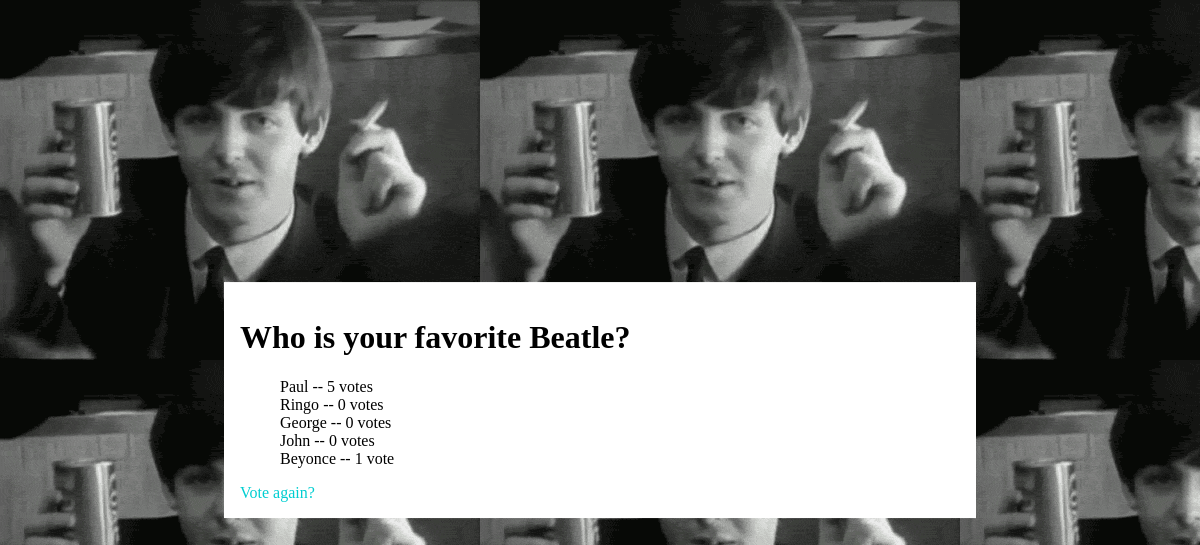
The page /polls/2/results/ on the database as committed earlier.
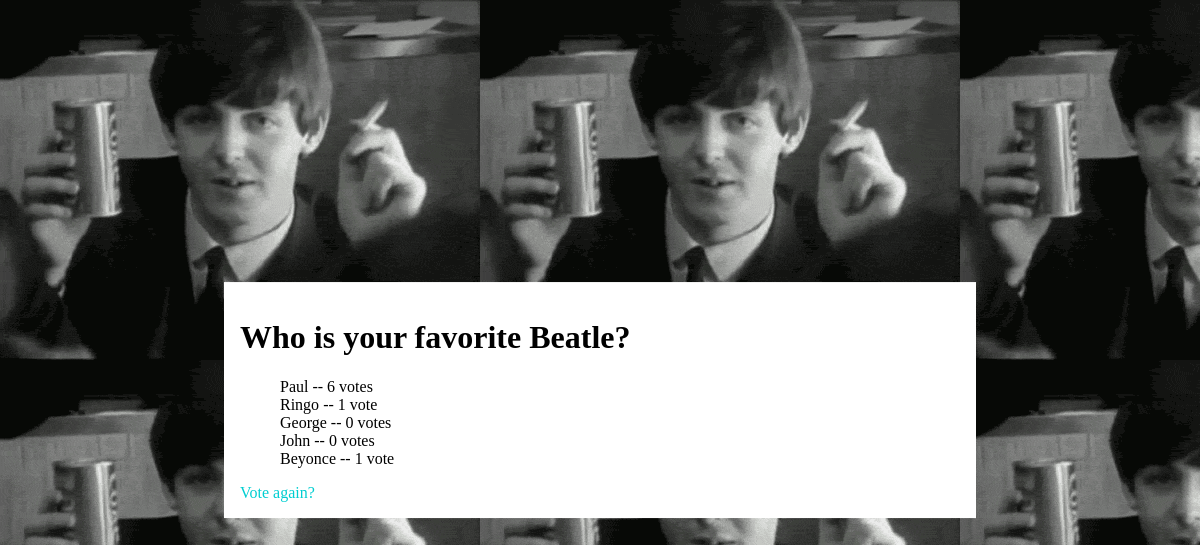
The same page on the database as committed later.
### polls/models.py (models this page shows, shortened)
class Question(models.Model):
	question_text = models.CharField(max_length=200)
	pub_date = models.DateTimeField('date published')
	def was_published_recently(self):
		return timezone.now() - datetime.timedelta(days=1) <= self.pub_date <= timezone.now()
	was_published_recently.admin_order_field = 'pub_date'
	was_published_recently.boolean = True
	was_published_recently.short_description = 'Published recently?'

class Choice(models.Model):
	question = models.ForeignKey(Question)
	choice_text = models.CharField(max_length=200)
	votes = models.IntegerField(default=0)

### polls/views.py (the view)
# urls.py: url(r'^(?P<pk>[0-9]+)/results/$', views.ResultsView.as_view(), name='results'),
class ResultsView(generic.DetailView):
    model = Question
    template_name = 'polls/results.html'

### polls/templates/polls/results.html
{% load staticfiles %}
<link rel="stylesheet" type="text/css" href="{% static 'polls/style.css' %}">
<div class="white-background">
	<h1>{{ question.question_text }}</h1>
	<ul>
	{% for choice in question.choice_set.all %}
	    <li>{{ choice.choice_text }} -- {{ choice.votes }} vote{{ choice.votes|pluralize }}</li>
	{% endfor %}
	</ul>
	<a href="{% url 'polls:detail' question.id %}">Vote again?</a>
</div>

### polls/static/polls/style.css (style rules this page uses)
li { list-style-type: none; }
a { text-decoration: none; color: #00CED1; }
.white-background { position: relative; top: 50%; left: 50%; transform: translate(-50%, -50%); background-color: white; padding: 1em; width: 60%; }

Rows that differ between the two databases and show on the page:
changed Choice "Paul": votes "5" → "6"
changed Choice "Ringo": votes "0" → "1"
